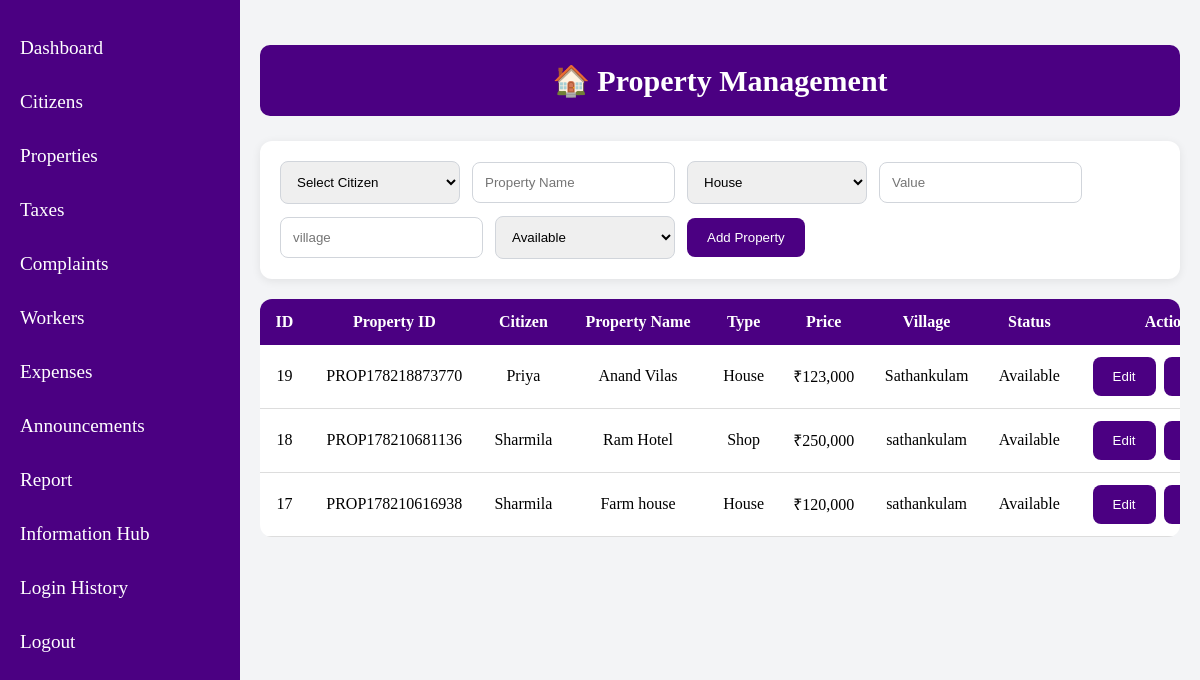
/admin/properties.php (signed in), run on the app's committed database.
### tables this page shows
CREATE TABLE `properties` (
  `id` int(11) NOT NULL,
  `property_code` varchar(20) DEFAULT NULL,
  `citizen_id` int(11) NOT NULL,
  `name` varchar(100) NOT NULL,
  `property_type` enum('House','Land','Shop') NOT NULL,
  `price` decimal(12,2) NOT NULL,
  `village` varchar(100) DEFAULT NULL,
  `status` varchar(50) DEFAULT NULL,
  `date` date DEFAULT NULL
);

CREATE TABLE `citizens` (
  `id` int(11) NOT NULL,
  `name` varchar(100) NOT NULL,
  `age` int(11) NOT NULL,
  `address` varchar(255) NOT NULL,
  `village` varchar(100) NOT NULL
);

### admin/properties.php (the view, shortened to what this page needs)
<?php
include("php/db.php");
$edit=null;
$result=$conn->query("
SELECT
properties.*,
citizens.name AS citizen_name
FROM properties
LEFT JOIN citizens
ON properties.citizen_id=citizens.id
ORDER BY properties.id DESC
");
?>
<!DOCTYPE html>
<html>
<head>
</head>
<body>
<div class="sidebar">
<ul>
    <li><a href="dashboard.php">Dashboard</a></li>
    <li><a href="citizens.php">Citizens</a></li>
    <li><a href="properties.php">Properties</a></li>
    <li><a href="taxes.php">Taxes</a></li>
    <li><a href="complaints.php">Complaints</a></li>
    <li><a href="workers.php">Workers</a></li>
    <li><a href="expenses.php">Expenses</a></li>
    <li><a href="announcements.php">Announcements</a></li>
    <li><a href="reports.php">Report</a></li>
    <li><a href="village_hub/village_dashboard.php">Information Hub</a></li>
    <li><a href="login_history.php">Login History</a></li>
    <li><a href="php/logout.php"> Logout </a><li>
</ul>
</div>
<div class="main">
<h2 class="heading">
🏠 Property Management
</h2>
<div class="box">
<form method="POST">
<select name="citizen_id" required>
<option>
Select Citizen
</option>
</select>
<input
name="name"
placeholder="Property Name"
value="<?= $edit['name']??'' ?>"
required>
<select name="property_type">
<option>House</option>
</select>
<input
type="number"
name="price"
placeholder="Value"
value="<?= $edit['price']??'' ?>">
<input
name="village"
placeholder="village"
value="<?= $edit['village']??'' ?>"
required>
<select name="status">
<option>Available</option>
</select>
<?php if($edit){ ?>
<button name="update">
Update
</button>
<?php } else { ?>
<button name="add">
Add Property
</button>
<?php } ?>
</form>
</div>
<div class="table-box">
<table>
<tr>
<th>ID</th>
<th>Property ID</th>
<th>Citizen</th>
<th>Property Name</th>
<th>Type</th>
<th>Price</th>
<th>Village</th>
<th>Status</th>
<th>Action</th>
</tr>
<?php while($r=$result->fetch_assoc()){ ?>
<tr>
<td><?= $r['id'] ?></td>
<td><?= $r['property_code'] ?></td>
<td>
<?= $r['citizen_name'] ?? "Citizen" ?>
</td>
<td><?= $r['name'] ?></td>
<td><?= $r['property_type'] ?></td>
<td>
₹<?= number_format($r['price']) ?>
</td>
<td><?= $r['village'] ?></td>
<td><?= $r['status'] ?></td>
<td>
<div class="action">
<a href="?edit=<?= $r['id'] ?>">
<button class="edit-btn">
Edit
</button>
</a>
<a href="?delete=<?= $r['id'] ?>"
onclick="return confirm('Delete Property?')">
<button class="delete-btn">
</button>
</a>
</div>
</td>
</tr>
<?php } ?>
</table>
</div>
</body>
</html>

### admin/properties.php (style rules this page uses)
* { box-sizing:border-box; }
body { margin:0; background:#f3f4f6; font-family:'Playfair Display',serif; overflow-x:hidden; }
.sidebar { width:240px; height:100vh; background:indigo; color:white; position:fixed; top:0; left:0; padding-top:15px; overflow-y:auto; }
.sidebar ul { list-style:none; padding:0; margin:0; }
.sidebar ul li { margin:12px 0; font-size:larger; }
.sidebar ul li a { padding:10px 20px; display:block; color:white; text-decoration:none; }
.main { margin-left:240px; padding:20px; }
.heading { background:indigo; color:white; padding:18px; text-align:center; border-radius:10px; font-size:30px; }
.box { background:white; padding:20px; margin-top:20px; border-radius:12px; box-shadow:0 2px 10px rgba(0,0,0,.08); }
form { display:flex; flex-wrap:wrap; gap:12px; align-items:center; }
input, select { padding:12px; border-radius:8px; border:1px solid #d1d5db; min-width:180px; }
button:not(.menu-btn) { background:indigo; color:white; border:none; padding:12px 20px; border-radius:8px; cursor:pointer; }
.table-box { width:100%; overflow-x:auto; margin-top:20px; background:white; border-radius:12px; }
table { width:100%; min-width:1000px; border-collapse:collapse; }
th { background:indigo; color:white; padding:14px; }
td { padding:12px; text-align:center; border-bottom:1px solid #ddd; }
.action { display:flex; justify-content:center; gap:8px; }
.edit-btn { background:green; color:white; padding:8px 15px; border:none; border-radius:8px; cursor:pointer; }
.delete-btn { background:red; color:white; padding:8px 15px; border:none; border-radius:8px; cursor:pointer; }

### data on the page
properties: id "19", property_code "PROP178218873770", citizen.name "Priya", name "Anand Vilas", property_type "House", price "123,000", village "Sathankulam", status "Available"
properties: id "18", property_code "PROP178210681136", citizen.name "Sharmila", name "Ram Hotel", property_type "Shop", price "250,000", village "sathankulam", status "Available"
properties: id "17", property_code "PROP178210616938", citizen.name "Sharmila", name "Farm house", property_type "House", price "120,000", village "sathankulam", status "Available"
